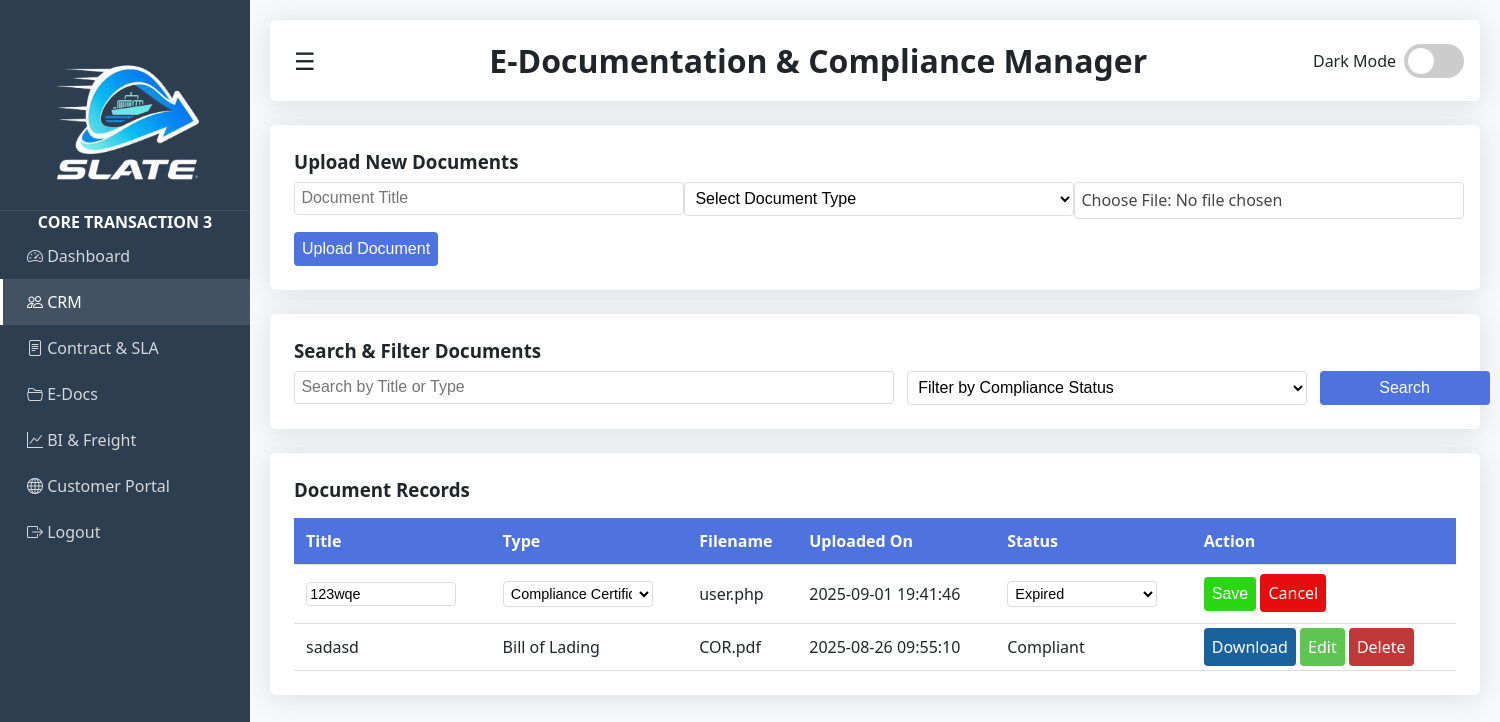
Screenshot of /E-Doc.php?edit=11 (signed in) with the database file from the repository.
### tables this page shows
CREATE TABLE `e_doc` (
  `id` int(11) NOT NULL,
  `title` varchar(255) NOT NULL,
  `doc_type` varchar(100) NOT NULL,
  `filename` varchar(255) NOT NULL,
  `uploaded_on` timestamp NOT NULL DEFAULT current_timestamp(),
  `status` varchar(50) DEFAULT 'Pending Review'
);

### E-Doc.php (the view, shortened to what this page needs)
<?php
include 'connection.php';
$editId = isset($_GET['edit']) ? intval($_GET['edit']) : null;
?>
<!DOCTYPE html>
<html lang="en">
<head>
    <link rel="stylesheet" href="https://cdn.jsdelivr.net/npm/bootstrap-icons@1.11.3/font/bootstrap-icons.css">
</head>
<body>
    <div class="sidebar" id="sidebar">
        <div class="logo">
            <img src="rem.png" alt="SLATE Logo">
        </div>
        <h4 class="mb-3" style="text-align: center;">CORE TRANSACTION 3</h4>
        <a href="admin.php"><i class="bi bi-speedometer2 me-2"></i> Dashboard</a>
        <a href="CRM.php" class="active"><i class="bi bi-people me-2"></i> CRM</a>
        <a href="CSM.php"><i class="bi bi-file-text me-2"></i> Contract & SLA</a>
        <a href="E-Doc.php"><i class="bi bi-folder2-open me-2"></i> E-Docs</a>
        <a href="BIFA.php"><i class="bi bi-graph-up me-2"></i> BI & Freight</a>
        <a href="CPN.php"><i class="bi bi-globe me-2"></i> Customer Portal</a>
        <a href="logout.php"><i class="bi bi-box-arrow-right me-2"></i> Logout</a>
    </div>
    <div class="content" id="mainContent">
        <div class="header">
            <div class="hamburger" id="hamburger">☰</div>
            <div>
                <h1>E-Documentation & Compliance Manager</h1>
            </div>
            <div class="theme-toggle-container">
                <span class="theme-label">Dark Mode</span>
                <label class="theme-switch">
                    <span class="slider"></span>
                </label>
            </div>
        </div>
        <div class="upload-section">
            <h3>Upload New Documents</h3>
            <form action="E-Doc.php" method="POST" enctype="multipart/form-data">
                <div class="uploadform">
                    <div class="upload">
                        <input type="text" id="docstitle" name="docstitle" placeholder="Document Title" required>
                    </div>
                    <div class="upload">
                        <select id="doc_type" name="doc_type" required>
                            <option value="">Select Document Type</option>
                        </select>
                    </div>
                    <div class="upload">
                        <label for="uploadfile" class="choose-file">
                            Choose File: <span id="file-name">No file chosen</span>
                        </label>
                    </div>
                </div>
                <button type="submit" class="btn btn-upload">Upload Document</button>
            </form>
        </div>
        <div class="searchfilter">
            <h3>Search & Filter Documents</h3>
            <div class="searchform">
                <div class="search-titleortype">
                    <input type="text" id="search" placeholder="Search by Title or Type">
                </div>
                <div class="filter-select">
                    <select id="doc-status">
                        <option value="">Filter by Compliance Status</option>
                    </select>
                </div>
                <div class="search-btn">
                    <button type="button" id="searchBtn" class="btn btn-search">Search</button>
                </div>
            </div>
        </div>
        <div class="table-section">
            <h3>Document Records</h3>
            <table id="employeesTable">
                <thead>
                    <tr>
                        <th>Title</th>
                        <th>Type</th>
                        <th>Filename</th>
                        <th>Uploaded On</th>
                        <th>Status</th>
                        <th>Action</th>
                    </tr>
                </thead>
                <tbody id="DocumentsRecord">
                    <?php
                    $result = $conn->query("SELECT * FROM e_doc ORDER BY uploaded_on DESC");
                    if ($result && $result->num_rows > 0) {
                        while ($row = $result->fetch_assoc()) {
                            if ($editId === intval($row['id'])) {
                                echo "<tr>
                <form method='POST' action='E-Doc.php'>
                  <td><input type='text' class='title' name='docstitle' value='" . htmlspecialchars($row['title']) . "' required></td>
                  <td>
                    <select class='doc_type' name='doc_type' required>
                      <option value='Bill of Lading' " . ($row['doc_type'] == 'Bill of Lading' ? 'selected' : '') . ">Bill of Lading</option>
                      <option value='Invoice' " . ($row['doc_type'] == 'Invoice' ? 'selected' : '') . ">Invoice</option>
                      <option value='Customs Clearance' " . ($row['doc_type'] == 'Customs Clearance' ? 'selected' : '') . ">Customs Clearance</option>
                      <option value='Compliance Certificate' " . ($row['doc_type'] == 'Compliance Certificate' ? 'selected' : '') . ">Compliance Certificate</option>
                    </select>
                  </td>
                  <td>{$row['filename']}</td>
                  <td>{$row['uploaded_on']}</td>
                  <td>
                    <select class='doc_status' name='status'>
                      <option value='Pending Review' " . ($row['status'] == 'Pending Review' ? 'selected' : '') . ">Pending Review</option>
                      <option value='Compliant' " . ($row['status'] == 'Compliant' ? 'selected' : '') . ">Compliant</option>
                      <option value='Expired' " . ($row['status'] == 'Expired' ? 'selected' : '') . ">Expired</option>
                    </select>
                  </td>
                  <td>
                    <input type='hidden' name='edit_id' value='{$row['id']}'>
                    <button type='submit' name='save' class='save'>Save</button>
                    <a href='E-Doc.php' class='cancel'>Cancel</a>
                  </td>
                </form>
              </tr>";
                            } else {
                                echo "<tr>
                <td>{$row['title']}</td>
                <td>{$row['doc_type']}</td>
                <td>{$row['filename']}</td>
                <td>{$row['uploaded_on']}</td>
                <td>{$row['status']}</td>
                <td>
                  <a class='download' href='uploads/{$row['filename']}' download>Download</a>
                  <a class='edit' href='?edit={$row['id']}'>Edit</a>
                  <a class='delete' href='?delete={$row['id']}'>Delete</a>
                </td>
              </tr>";
                            }
                        }
                    } else {
                        echo "<tr><td colspan='6'>No documents found</td></tr>";
                    }
                    ?>
                </tbody>
            </table>
        </div>
    </div>
</body>
</html>

### rows the page displays
e_doc: docstitle "123wqe", doc_type "Compliance Certificate", filename "user.php", uploaded_on "2025-09-01 19:41:46", status "Expired"
e_doc: title "sadasd", doc_type "Bill of Lading", filename "COR.pdf", uploaded_on "2025-08-26 09:55:10", status "Compliant"
